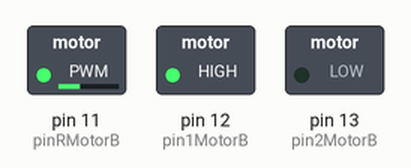
Simulated run of this sketch. Board: Arduino Uno, built with avr-gcc and run on an emulated ATmega328P. Shown: switched loads named in the sketch (green lamp = pin HIGH).

Above: at 0.05 s.
At 2.35 s:
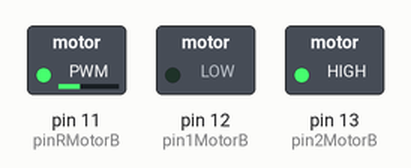
At 4.55 s:
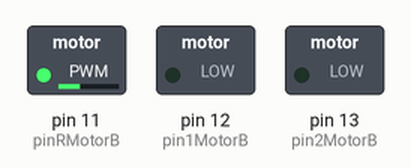
Timing chart, 0 to 5.3 s (numbered marks = the images above):
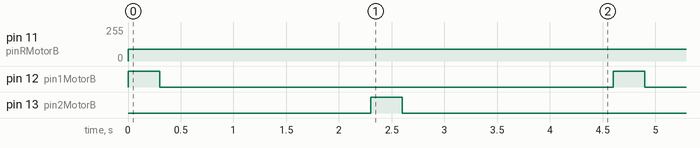

Measured:
- by itself, pin 11 (pinRMotorB): 0/255 → 90/255 at 0.00 s
- by itself, pin 12 (pin1MotorB), pin 13 (pin2MotorB): alternates HIGH for 0.30 s and LOW for 4.3 s

The sketch:

prueba_motor_persiana.ino
```cpp
const int pin1MotorB=12;
const int pin2MotorB=13;
const int pinRMotorB=11;
int tiempo1=300;
int tiempo2=2000;

void setup() {
pinMode (pin1MotorB,OUTPUT);
pinMode (pin2MotorB,OUTPUT);
pinMode (pinRMotorB,OUTPUT);

}

void loop() {
analogWrite (pinRMotorB,90);

digitalWrite (pin1MotorB,HIGH);
digitalWrite (pin2MotorB,LOW);
delay (tiempo1);
digitalWrite (pin1MotorB,LOW);
digitalWrite (pin2MotorB,LOW);
delay (tiempo2);
digitalWrite (pin1MotorB,LOW);
digitalWrite (pin2MotorB,HIGH);
delay (tiempo1);
digitalWrite (pin1MotorB,LOW);
digitalWrite (pin2MotorB,LOW);
delay (tiempo2);

}
```
